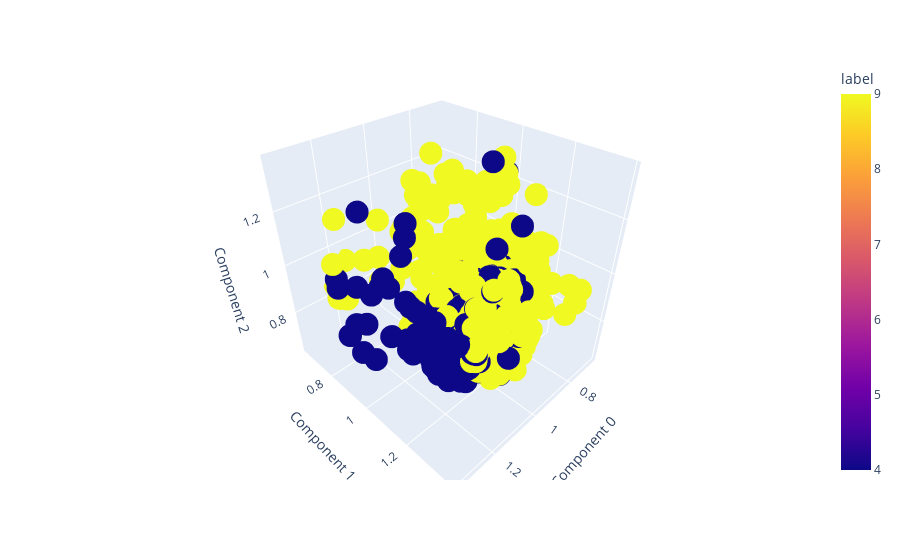

The notebook cell saved with this chart:
### Code cell
import plotly.express as px
import pandas as pd
import matplotlib.pyplot as plt
import time
#from loss_optimization.accuracy_score import encode_y

df = pd.DataFrame({'Component 0':data_features[:,0], 'Component 1':data_features[:,1], 
                   'Component 2':data_features[:,2], 'label':data_labels})

fig = px.scatter_3d(df, x='Component 0', y='Component 1', z='Component 2', color='label')
fig.show()

### Figure 1 — Plotly figure (JSON) as saved in the notebook; plotly's stock layout.template omitted (floating-point values rounded to 4 significant figures; data arrays with more than 128 entries replaced by an {"elided": "..."} marker saying what was removed)
{"data": [{"hovertemplate": "Component 0=%{x}<br>Component 1=%{y}<br>Component 2=%{z}<br>label=%{marker.color}<extra></extra>", "legendgroup": "", "marker": {"color": {"elided": "6000 int values"}, "coloraxis": "coloraxis", "symbol": "circle"}, "mode": "markers", "name": "", "scene": "scene", "showlegend": false, "type": "scatter3d", "x": {"elided": "6000 float values"}, "y": {"elided": "6000 float values"}, "z": {"elided": "6000 float values"}}], "layout": {"coloraxis": {"colorbar": {"title": {"text": "label"}}, "colorscale": [[0, "#0d0887"], [0.1111, "#46039f"], [0.2222, "#7201a8"], [0.3333, "#9c179e"], [0.4444, "#bd3786"], [0.5556, "#d8576b"], [0.6667, "#ed7953"], [0.7778, "#fb9f3a"], [0.8889, "#fdca26"], [1, "#f0f921"]]}, "legend": {"tracegroupgap": 0}, "margin": {"t": 60}, "scene": {"domain": {"x": [0, 1], "y": [0, 1]}, "xaxis": {"title": {"text": "Component 0"}}, "yaxis": {"title": {"text": "Component 1"}}, "zaxis": {"title": {"text": "Component 2"}}}}}
